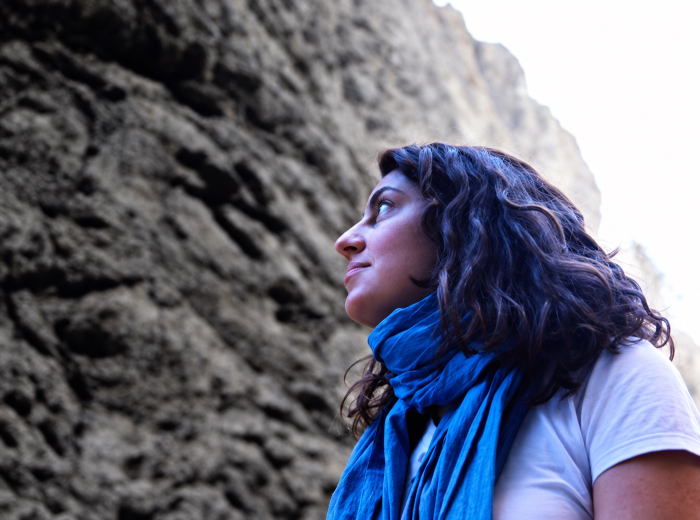
#> input picture assets/ana-martinez-roca.jpg, 1400 x 1040 px (shown at 1/2 size)
$ python -i laminas_fotos.py   (imports and definitions only)
#> lines starting #> are read from the running program, lines starting #| are printed output that depends on the picture
#> further down, picture is the input picture: PIL image 1400x1040 RGB; mean R, G, B 103.1, 105.6, 120.5
"""Genera las vistas de una lámina para la tienda a partir de la imagen de la obra.

Uso:
    python3 scripts/laminas_fotos.py <imagen> <nombre>   [--solo centrada|zoom]

Escribe en assets/laminas/:
    lam_<nombre>_centrada.jpg  (1500 × 1874) lámina plana sobre fondo beige, con margen blanco y firma
    lam_<nombre>_zoom.jpg      (1200 × 1500) detalle en ángulo de una esquina, donde se ve el grano del papel

La vista «en casa» (lam_<nombre>_casa.jpg, 1200 × 1500) no se genera aquí: se pide a un modelo de imagen
con la foto centrada como referencia (ver PROMPT_CASA).
"""
import random
import sys
from pathlib import Path

from PIL import Image, ImageChops, ImageDraw, ImageFilter

ROOT = Path(__file__).resolve().parent.parent
OUT = ROOT / "assets" / "laminas"

FONDO = (228, 224, 215)      # beige de las vistas existentes
PAPEL = (251, 250, 245)      # blanco roto del papel de algodón
SOMBRA = (120, 112, 100)

PROMPT_CASA = (
    "Fotografía de interiorismo, luz natural cálida de tarde. La lámina adjunta, enmarcada en roble claro "
    "con paspartú blanco, colgada en una pared de yeso beige sobre un sillón de lino crudo; mesa auxiliar de "
    "madera maciza, alfombra de yute, una rama de olivo en un jarrón de cerámica. Estilo mediterráneo sereno, "
    "sin personas, sin texto. La obra debe reproducirse fielmente, sin alterar colores ni composición. "
    "Formato vertical 4:5."
)


def grano(size, fuerza=10, seed=1):
    """Textura de papel: ruido suave desenfocado, para sumar/restar al lienzo."""
#> called with size = (1400, 1040), fuerza = 10, seed = 1
    rnd = random.Random(seed)
    w, h = size
    small = Image.effect_noise((w // 3, h // 3), fuerza).resize(size, Image.BILINEAR)
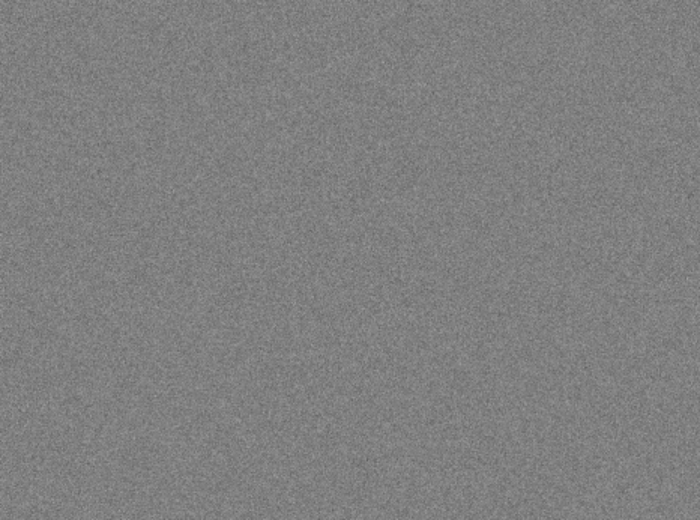
#> small: PIL image 1400x1040 L (shown at 1/2 size); min 89, max 169, mean 127.5
    small = small.filter(ImageFilter.GaussianBlur(0.6))
    fine = Image.effect_noise(size, fuerza * 0.7)
    tex = ImageChops.add(small, fine, scale=2.0)
    rnd.random()
    return tex.convert("RGB")


def con_grano(img, fuerza=10, seed=1):
    tex = grano(img.size, fuerza, seed)
    gris = Image.new("RGB", img.size, (128, 128, 128))
#> gris: PIL image 1400x1040 RGB; every value is 128
    delta = ImageChops.subtract(tex, gris, scale=1.0, offset=128)   # ruido centrado en 128
    return ImageChops.add(ImageChops.subtract(img, gris, offset=128), delta, offset=-128)


# [66 lines left out: functions hoja, centrada, zoom, main, not called in this run]


# [2 lines not run here, left out]

>>> from PIL import Image
>>> picture = Image.open('../assets/ana-martinez-roca.jpg')
>>> result = con_grano(picture)
